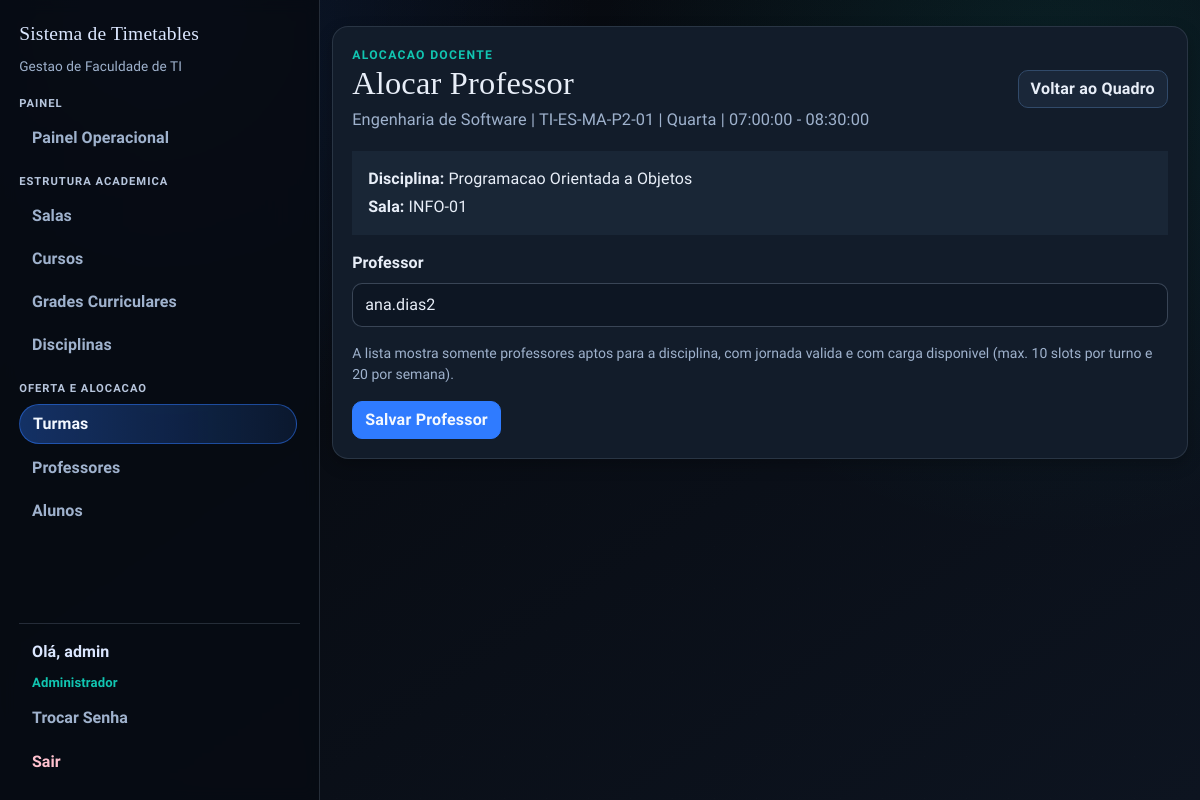
The page /timetable/25/alocar-professor (signed in) on the database its author committed.
### app/models.py (models this page shows, shortened)
class User(UserMixin, db.Model):
    id = db.Column(db.Integer, primary_key=True)
    username = db.Column(db.String(64), unique=True, nullable=False)
    email = db.Column(db.String(120), unique=True, nullable=False)
    password_hash = db.Column(db.String(128))
    role = db.Column(db.String(20), default='professor')  # 'admin' or 'professor'
    jornada_turnos = db.Column(db.String(40), nullable=False, default="vespertino_noturno")
    disciplinas_aptas = db.relationship(
        "Disciplina",
        secondary=professor_disciplina,
        lazy="select",
        backref=db.backref("professores_aptos", lazy="select"),
    )
    def is_admin(self):
        return self.role == 'admin'

class Curso(db.Model):
    id = db.Column(db.Integer, primary_key=True)
    nome = db.Column(db.String(120), nullable=False, unique=True)
    codigo = db.Column(db.String(20), nullable=False, unique=True)
    quantidade_periodos = db.Column(db.Integer, nullable=False, default=8)
    ativo = db.Column(db.Boolean, nullable=False, default=True)

class Turma(db.Model):
    id = db.Column(db.Integer, primary_key=True)
    curso_id = db.Column(db.Integer, db.ForeignKey("curso.id"), nullable=False)
    codigo = db.Column(db.String(30), nullable=False)
    semestre_letivo = db.Column(db.String(20), nullable=False)
    periodo = db.Column(db.Integer, nullable=False)
    turno = db.Column(db.String(20), nullable=False, default="noturno")
    quantidade_alunos = db.Column(db.Integer, nullable=True)
    ativa = db.Column(db.Boolean, nullable=False, default=True)
    curso = db.relationship("Curso", backref=db.backref("turmas", lazy="select"))
    __table_args__ = (
        db.UniqueConstraint("curso_id", "codigo", "semestre_letivo", name="unique_turma_codigo_semestre"),
    )

class Timetable(db.Model):
    id = db.Column(db.Integer, primary_key=True)
    dia = db.Column(db.String(20), nullable=False)  # e.g., 'Segunda', 'Terça'
    hora_inicio = db.Column(db.Time, nullable=False)
    hora_fim = db.Column(db.Time, nullable=False)
    sala_id = db.Column(db.Integer, db.ForeignKey('sala.id'), nullable=False)
    professor_id = db.Column(db.Integer, db.ForeignKey('user.id'), nullable=True)
    disciplina_id = db.Column(db.Integer, db.ForeignKey('disciplina.id'), nullable=False)
    turma_id = db.Column(db.Integer, db.ForeignKey("turma.id"), nullable=False)
    sala = db.relationship('Sala', backref='timetables')
    professor = db.relationship('User', backref='timetables')
    disciplina = db.relationship('Disciplina', backref='timetables')
    turma = db.relationship('Turma', backref='timetables')
    __table_args__ = (
        db.UniqueConstraint('dia', 'hora_inicio', 'hora_fim', 'sala_id', name='unique_dia_horario_sala'),
        db.UniqueConstraint('dia', 'hora_inicio', 'hora_fim', 'professor_id', name='unique_dia_horario_professor'),
        db.UniqueConstraint('dia', 'hora_inicio', 'hora_fim', 'turma_id', name='unique_dia_horario_turma'),
    )

class Disciplina(db.Model):
    id = db.Column(db.Integer, primary_key=True)
    nome = db.Column(db.String(100), nullable=False)
    codigo = db.Column(db.String(20), unique=True, nullable=False)

class Sala(db.Model):
    id = db.Column(db.Integer, primary_key=True)
    nome = db.Column(db.String(100), nullable=False)
    capacidade = db.Column(db.Integer, nullable=False)

### app/routes/admin.py (the view, shortened to what this page needs)
@bp.route("/timetable/<int:id>/alocar-professor", methods=["GET", "POST"])
@login_required
@admin_required
def alocar_professor_timetable(id):
    timetable = (
        Timetable.query.options(
            joinedload(Timetable.sala),
            joinedload(Timetable.professor),
            joinedload(Timetable.disciplina),
            joinedload(Timetable.turma).joinedload(Turma.curso),
        )
        .filter(Timetable.id == id)
        .first()
    )
    if timetable is None:
        flash("Alocacao nao encontrada.", "warning")
        return redirect(url_for("main.horarios"))
    if timetable.turma is None:
        flash("Alocacao sem turma vinculada.", "warning")
        return redirect(url_for("main.horarios"))
    turma_rows = _load_turma_timetable_rows(timetable.turma_id)
    completeness = _turma_grade_completeness(timetable.turma, turma_rows)
    if not completeness["is_complete"]:
        flash("Conclua primeiro a grade da turma (disciplinas/tempos/salas) para depois alocar professores.", "warning")
        return redirect(url_for("main.turma_quadro", id=timetable.turma_id))
    workload_index = _build_professor_workload_index(exclude_timetable_id=timetable.id)
    available_professores = _available_professores_for_timetable(timetable, workload_index=workload_index)
    form = ProfessorAssignmentForm()
    form.professor_id.choices = [(professor.id, professor.username) for professor in available_professores]
    if not form.professor_id.choices:
        flash("Nenhum professor apto e disponivel para este horario.", "warning")
        return redirect(url_for("main.turma_quadro", id=timetable.turma_id))
    allowed_ids = {professor_id for professor_id, _ in form.professor_id.choices}
    if request.method == "GET":
        if timetable.professor_id in allowed_ids:
            form.professor_id.data = timetable.professor_id
        else:
            form.professor_id.data = form.professor_id.choices[0][0]
    return render_template(
        "timetable_professor_form.html",
        title="Alocar Professor",
        form=form,
        timetable=timetable,
    )

### templates/timetable_professor_form.html (shortened to what this page needs)
{% extends "base.html" %}
{% from "_form_helpers.html" import render_field %}
{% block content %}
<section class="surface form-shell stagger-in">
  <div class="page-head">
    <div>
      <p class="eyebrow">Alocacao Docente</p>
      <h1>{{ title }}</h1>
      <p class="page-lead">
        {{ timetable.turma.curso.nome if timetable.turma and timetable.turma.curso else 'Curso' }} |
        {{ timetable.turma.codigo if timetable.turma else '-' }} |
        {{ timetable.dia }} |
        {{ timetable.hora_inicio }} - {{ timetable.hora_fim }}
      </p>
    </div>
    <a href="{{ url_for('main.turma_quadro', id=timetable.turma_id) }}" class="btn btn-outline-secondary">Voltar ao Quadro</a>
  </div>
  <div class="surface-soft p-3 mb-3">
    <p class="mb-1"><strong>Disciplina:</strong> {{ timetable.disciplina.nome if timetable.disciplina else 'Disciplina removida' }}</p>
    <p class="mb-0"><strong>Sala:</strong> {{ timetable.sala.nome if timetable.sala else 'Sala removida' }}</p>
  </div>
  <form method="POST" novalidate>
    {{ render_field(form.professor_id) }}
    <div class="form-text mb-3">
      A lista mostra somente professores aptos para a disciplina, com jornada valida e com carga disponivel
      (max. 10 slots por turno e 20 por semana).
    </div>
    {{ form.submit(class="btn btn-primary") }}
  </form>
</section>
{% endblock %}

### templates/base.html (shortened to what this page needs)
<!doctype html>
<html lang="pt-br">
  <head>
    <link
      href="https://cdn.jsdelivr.net/npm/bootstrap@5.1.3/dist/css/bootstrap.min.css"
      rel="stylesheet"
    />
    <link rel="stylesheet" href="{{ url_for('static', filename='css/styles.css') }}" />
  </head>
  <body>
    {% if current_user.is_authenticated %}
    {% set current_endpoint = request.endpoint or '' %}
    <div class="app-shell">
      <aside class="app-sidebar">
        <a class="app-brand" href="{{ url_for('main.index') }}">Sistema de Timetables</a>
        <p class="sidebar-subtitle">Gestao de Faculdade de TI</p>
        <nav class="sidebar-nav">
          <ul class="nav flex-column gap-3">
            {% if current_user.is_admin() %}
            <li class="nav-group">
              <p class="sidebar-group-title">Painel</p>
              <a class="sidebar-link {{ 'is-active' if current_endpoint == 'main.admin_dashboard' else '' }}" href="{{ url_for('main.admin_dashboard') }}">Painel Operacional</a>
            </li>
            <li class="nav-group">
              <p class="sidebar-group-title">Estrutura Academica</p>
              <a class="sidebar-link {{ 'is-active' if current_endpoint in ['main.salas', 'main.new_sala', 'main.edit_sala'] else '' }}" href="{{ url_for('main.salas') }}">Salas</a>
              <a class="sidebar-link {{ 'is-active' if current_endpoint in ['main.cursos', 'main.new_curso', 'main.edit_curso'] else '' }}" href="{{ url_for('main.cursos') }}">Cursos</a>
              <a class="sidebar-link {{ 'is-active' if current_endpoint in ['main.grades', 'main.new_grade', 'main.edit_grade', 'main.grade_items', 'main.new_grade_item', 'main.edit_grade_item'] else '' }}" href="{{ url_for('main.grades') }}">Grades Curriculares</a>
              <a class="sidebar-link {{ 'is-active' if current_endpoint in ['main.disciplinas', 'main.new_disciplina', 'main.edit_disciplina'] else '' }}" href="{{ url_for('main.disciplinas') }}">Disciplinas</a>
            </li>
            <li class="nav-group">
              <p class="sidebar-group-title">Oferta e Alocacao</p>
              <a class="sidebar-link {{ 'is-active' if current_endpoint in ['main.turmas', 'main.new_turma', 'main.edit_turma', 'main.turma_quadro', 'main.turma_alunos', 'main.delete_turma_matricula', 'main.alocar_professor_timetable', 'main.alocar_professores_turma_lote'] else '' }}" href="{{ url_for('main.turmas') }}">Turmas</a>
              <a class="sidebar-link {{ 'is-active' if current_endpoint in ['main.professores', 'main.new_professor', 'main.edit_professor'] else '' }}" href="{{ url_for('main.professores') }}">Professores</a>
              <a class="sidebar-link {{ 'is-active' if current_endpoint in ['main.alunos', 'main.new_aluno', 'main.edit_aluno'] else '' }}" href="{{ url_for('main.alunos') }}">Alunos</a>
            </li>
            {% else %}
            <li class="nav-group">
              <p class="sidebar-group-title">Professor</p>
              <a class="sidebar-link {{ 'is-active' if current_endpoint == 'main.professor_dashboard' else '' }}" href="{{ url_for('main.professor_dashboard') }}">Minhas Turmas</a>
            </li>
            {% endif %}
          </ul>
        </nav>
        <div class="sidebar-user">
          <span class="sidebar-greeting">Ol&aacute;, {{ current_user.username }}</span>
          <span class="sidebar-role">{{ 'Administrador' if current_user.is_admin() else 'Professor' }}</span>
          <a class="sidebar-link {{ 'is-active' if current_endpoint == 'main.change_password' else '' }}" href="{{ url_for('main.change_password') }}">Trocar Senha</a>
          <a class="sidebar-link sidebar-link-logout" href="{{ url_for('main.logout') }}">Sair</a>
        </div>
      </aside>
      <main class="app-content">
        <div class="container app-main">
    {% endif %}
      {% block content %}{% endblock %}
    {% if current_user.is_authenticated %}
        </div>
      </main>
    </div>
    {% else %}
    </main>
    {% endif %}
  </body>
</html>

### rows shown on the page
User: username "admin", role "Administrador"
Curso: turma.curso "Engenharia de Software"
Turma: turma "TI-ES-MA-P2-01"
Timetable: dia "Quarta", hora_inicio "07:00:00", hora_fim "08:30:00"
Disciplina: disciplina "Programacao Orientada a Objetos"
Sala: sala "INFO-01"

### other values the page prints
{{ title }} "Alocar Professor"
{{ field.label(class="form-label") }} "Professor"
